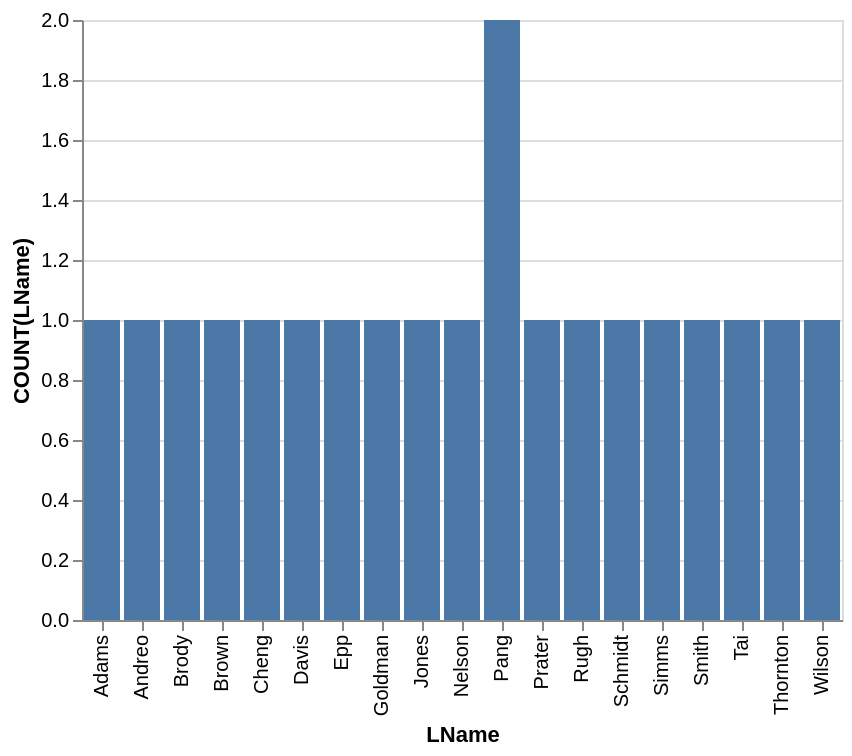

This figure's Vega-Lite source:
### Vega-Lite specification from a JSON file in a GitHub repository (floating-point values rounded to 4 significant figures)
{"data": {"values": [{"x_data": "Adams", "y_data": 1}, {"x_data": "Andreo", "y_data": 1}, {"x_data": "Brody", "y_data": 1}, {"x_data": "Brown", "y_data": 1}, {"x_data": "Cheng", "y_data": 1}, {"x_data": "Davis", "y_data": 1}, {"x_data": "Epp", "y_data": 1}, {"x_data": "Goldman", "y_data": 1}, {"x_data": "Jones", "y_data": 1}, {"x_data": "Nelson", "y_data": 1}, {"x_data": "Pang", "y_data": 2}, {"x_data": "Prater", "y_data": 1}, {"x_data": "Rugh", "y_data": 1}, {"x_data": "Schmidt", "y_data": 1}, {"x_data": "Simms", "y_data": 1}, {"x_data": "Smith", "y_data": 1}, {"x_data": "Tai", "y_data": 1}, {"x_data": "Thornton", "y_data": 1}, {"x_data": "Wilson", "y_data": 1}]}, "mark": "bar", "encoding": {"x": {"field": "x_data", "type": "nominal", "title": "LName", "sort": "ascending"}, "y": {"field": "y_data", "type": "quantitative", "title": "COUNT(LName)"}}}
